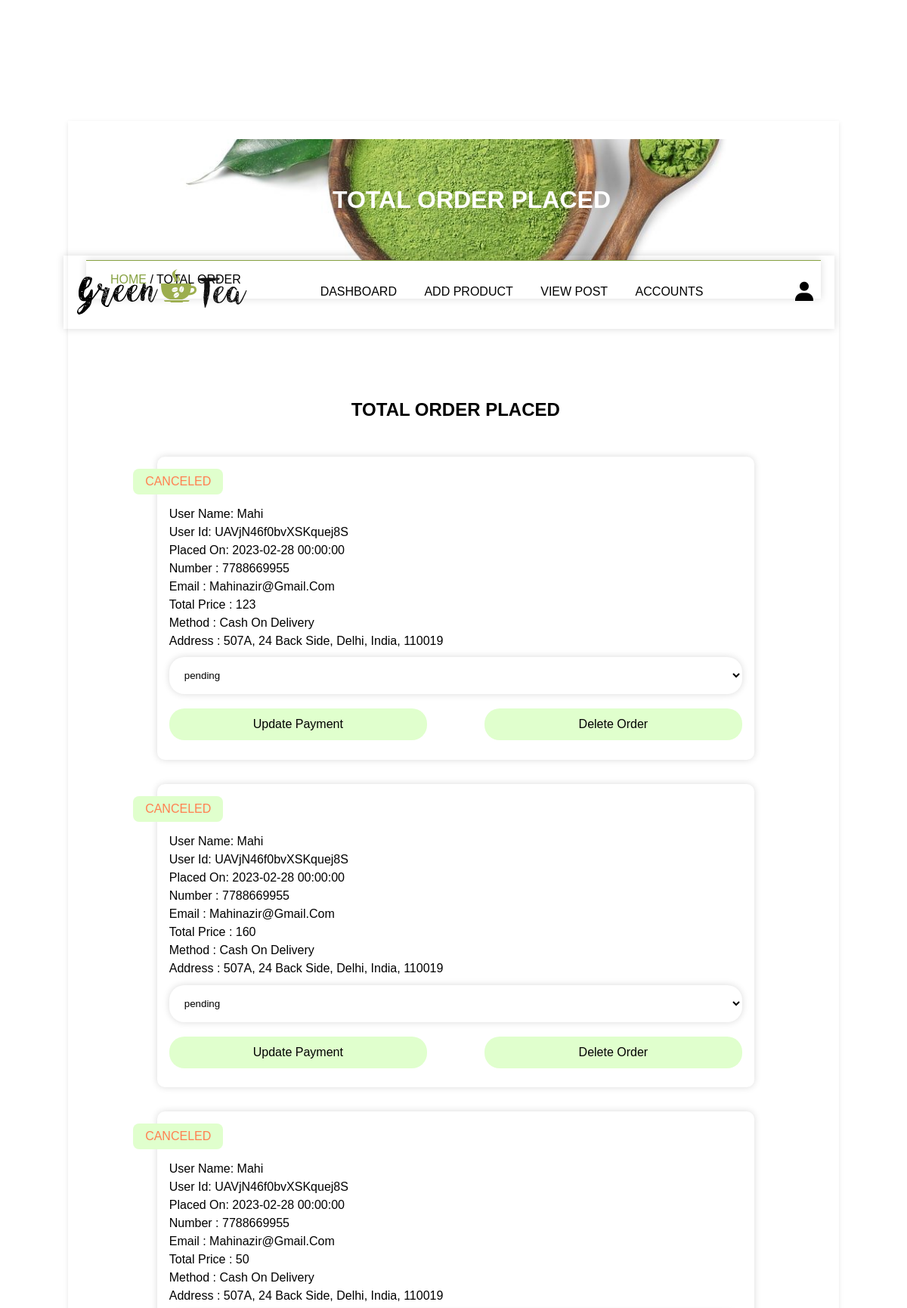
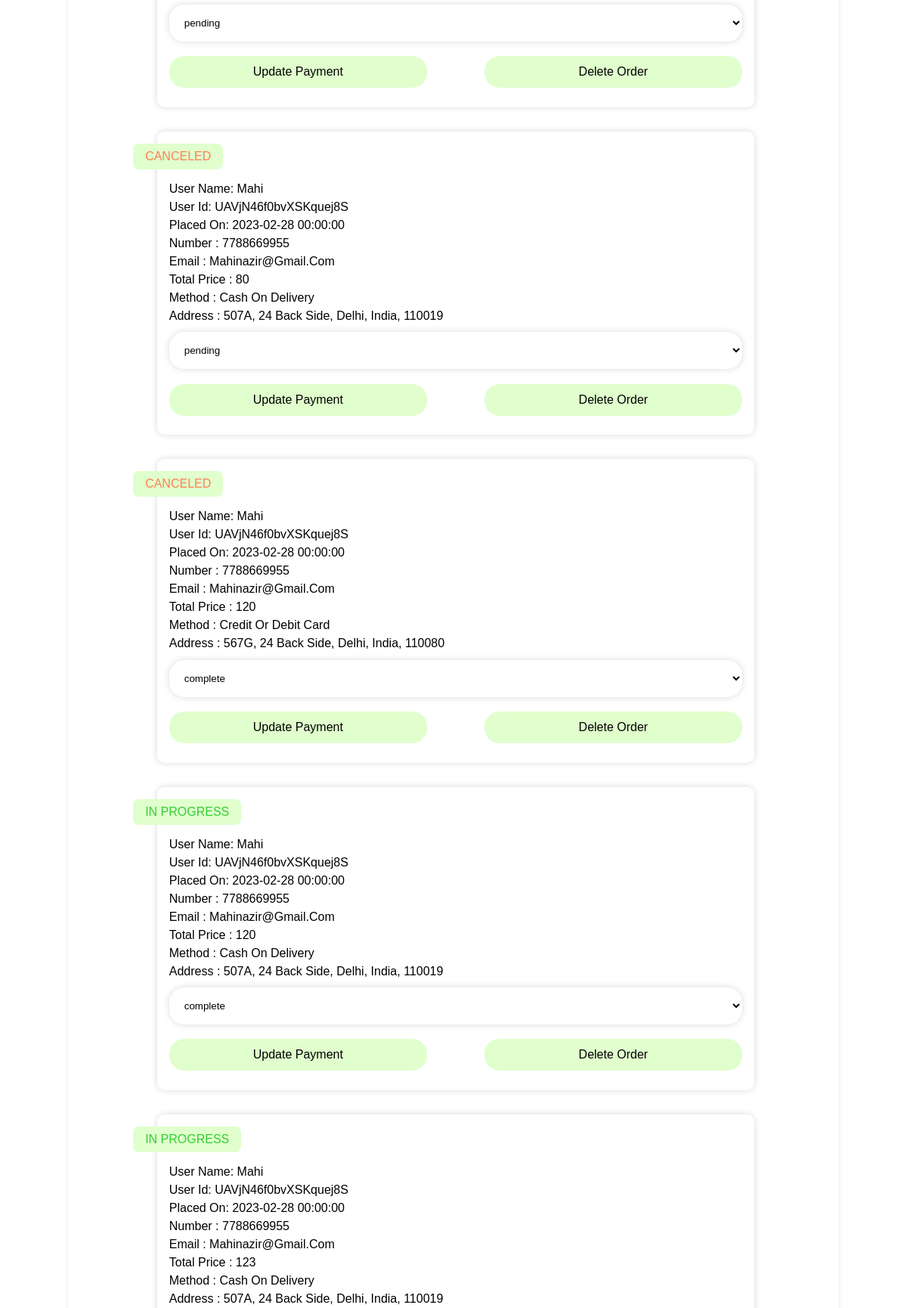
The app's page /store/admin_panel/admin/admin_order.php (signed in, upper part) with its own data (2 pictures, top to bottom).
### tables this page shows
CREATE TABLE `orders` (
  `id` varchar(20) NOT NULL,
  `user_id` varchar(20) NOT NULL,
  `name` varchar(50) NOT NULL,
  `number` varchar(10) NOT NULL,
  `email` varchar(50) NOT NULL,
  `address` varchar(200) NOT NULL,
  `address_type` varchar(10) NOT NULL,
  `method` varchar(50) NOT NULL,
  `product_id` varchar(20) NOT NULL,
  `price` varchar(10) NOT NULL,
  `qty` varchar(2) NOT NULL,
  `date` datetime NOT NULL DEFAULT current_timestamp(),
  `status` varchar(50) NOT NULL DEFAULT 'in progress',
  `payment_status` varchar(100) NOT NULL
);

### store/admin_panel/admin/admin_order.php (the view, shortened to what this page needs)
<?php
	include '../components/connection.php';
?>
<link rel="stylesheet" href="admin_style.css">
<!DOCTYPE html>
<html lang="en">
<head>
	<link href='https://unpkg.com/boxicons@2.1.2/css/boxicons.min.css' rel='stylesheet'>
</head>
<body>
		<?php include '../components/admin_header.php'; ?>
		<div class="main">
			<div class="banner">
				<h1>total order placed</h1>
			</div>
			<div class="title2">
				<a href="home.php">home </a><span>/ total order</span>
			</div>
		<section class="order-container">
			<h1 class="heading">total order placed</h1>
			<div class="box-container">
				<?php
					$select_orders = $conn->prepare("SELECT * FROM `orders` ");
					$select_orders->execute();
					if ($select_orders->rowCount() > 0) {
						while($fetch_orders = $select_orders->fetch(PDO::FETCH_ASSOC)){
				?>
				<div class="box">
					<div class="status" style="color: <?php if($fetch_orders['status'] == 'in progress'){echo 'limegreen'; }else{echo "coral";} ?>;"><?= $fetch_orders['status'] ?></div>
					<div class="detail">
						<p>user name: <span><?= $fetch_orders['name']; ?></span></p>
						<p>user id: <span><?php echo $fetch_orders['user_id']; ?></span></p>
						<p>placed on: <span><?= $fetch_orders['date']; ?></span></p>
						<p>number : <span><?php echo $fetch_orders['number']; ?></span></p>
						<p>email : <span><?php echo $fetch_orders['email']; ?></span></p>
						<p>total price : <span><?php echo $fetch_orders['price']; ?></span></p>
						<p>method : <span><?php echo $fetch_orders['method']; ?></span></p>
						<p>address : <span><?php echo $fetch_orders['address']; ?></span></p>
					</div>
					<form method="post">
						<select name="update_payment">
							<option disabled selected><?php echo $fetch_orders['payment_status']; ?></option>
						</select>
						<div class="flex-btn">
							<input type="submit" name="update_order" value="update payment" class="btn">
							<input type="submit" name="delete_order" value="delete order" class="btn" onclick="return confirm('delete this review');">
						</div>
					</form>
				</div>
				<?php
						}
					}else{
							echo '
								<div class="empty">
									<p>no order placed yet!</p>
								</div>
							';
					}
				?>
			</div>
		</section>
	</div>
</body>
</html>

### store/admin_panel/admin/admin_style.css (style rules this page uses)
* { margin: 0; padding: 0; box-sizing: border-box; }
:root { --green: #87a243; --light-green: #e0ffcd; --box-shadow: 0 0 10px rgb(0 0 0/15%); }
html { font-size: 16px; -ms-overflow-style: scrollbar; -webkkit-tap-highlight-color: transparent; font-family: sans-serif; --ms-text-size-adjust: 100%; -webkit-text-size-djust: 100%; }
body { background-image: url('../img/body-bg.jpg'); width: 100%; }
.main { width: 85vw; background: #fff; box-shadow: 0 2px 6px 0 rgb(0 0 0 / 10%); margin: 1rem auto; margin-top: 10rem; padding: 2%; }
a { text-decoration: none; }
.btn { line-height: 2; background-color: #e0ffcd; padding: 5px 35px; display: inline-block; border-radius: 20px; color: #000; text-transform: capitalize; font-family: inherit; font-size: 16px; cursor: pointer; user-select: none; position: relative; overflow: hidden; vertical-align: middle; transition: color 0.3s ease; z-index: 2; }
.btn::before { position: absolute; content: ''; left: 0; top: 0; background: var(--green); color: #fff; height: 100%; width: 0; z-index: -1; transition: width 0.3s ease; }
input, textarea, button, select { background-color: transparent; border-radius: 20px; padding: 1rem; border: none; outline: none; width: 100%; margin: .6rem 0; }
input[type='submit'] { cursor: pointer; }
.form-container input, select, textarea { background-color: transparent; box-shadow: var(--box-shadow); }
.box-container { display: grid; grid-template-columns: repeat(auto-fit, minmax(30rem, 1fr)); align-items: center; }
.box-container .box { margin: 1rem; }
.heading { text-align: center; text-transform: uppercase; padding: 1rem 0; color: var(--orange); margin-bottom: 1rem; }
section, .post-editor { width: 75vw; min-height: 100vh; background: var(--bg-color2); border-radius: 10px; padding: 4%; margin: 8% 4%; margin-bottom: 2%; }
.flex-btn { display: flex; }
.banner { background-image: url('../img/banner.jpg'); background-size: cover; background-position: center; background-color: var(--green); width: 100%; height: 20vh; text-align: center; display: flex; justify-content: center; align-items: center; }
.banner h1 { text-transform: uppercase; color: #fff; margin-left: 3rem; }
.title2 { border-top: 1px solid var(--green); padding: 1rem 2rem; text-transform: uppercase; box-shadow: var(--box-shadow); }
.title2 a { color: var(--green); }
.box-container { align-items: center; }
.order-container .box-container .box { box-shadow: var(--box-shadow); padding: 1rem; border-radius: 10px; position: relative; }
.order-container .flex-btn { display: flex; justify-content: space-between; }
.order-container .flex-btn .btn { width: 45%; text-align: center; border-radius: 20px; }
.order-container .status { position: absolute; left: -4%; text-transform: uppercase; font-size: 1rem; margin-bottom: 1rem; padding: .5rem 1rem; border-radius: .5rem; display: inline-block; margin-bottom: 1rem; background: var(--light-green); }
.order-container .detail { margin-top: 3rem; line-height: 1.5; color: var(--lightgay); text-transform: capitalize; }

### records on screen
orders: status "CANCELED", name "Mahi", user "UAVjN46f0bvXSKquej8S", date "2023-02-28 00:00:00", number "7788669955", email "Mahinazir@gmail.com", price "123", method "Cash On Delivery", address "507A, 24 Back Side, Delhi, India, 110019", update_payment "pending"
orders: status "CANCELED", name "Mahi", user "UAVjN46f0bvXSKquej8S", date "2023-02-28 00:00:00", number "7788669955", email "Mahinazir@gmail.com", price "160", method "Cash On Delivery", address "507A, 24 Back Side, Delhi, India, 110019", update_payment "pending"
orders: status "CANCELED", name "Mahi", user "UAVjN46f0bvXSKquej8S", date "2023-02-28 00:00:00", number "7788669955", email "Mahinazir@gmail.com", price "50", method "Cash On Delivery", address "507A, 24 Back Side, Delhi, India, 110019", update_payment "pending"
orders: status "CANCELED", name "Mahi", user "UAVjN46f0bvXSKquej8S", date "2023-02-28 00:00:00", number "7788669955", email "Mahinazir@gmail.com", price "80", method "Cash On Delivery", address "507A, 24 Back Side, Delhi, India, 110019", update_payment "pending"
orders: status "CANCELED", name "Mahi", user "UAVjN46f0bvXSKquej8S", date "2023-02-28 00:00:00", number "7788669955", email "Mahinazir@gmail.com", price "120", method "Credit Or Debit Card", address "567G, 24 Back Side, Delhi, India, 110080", update_payment "complete"
orders: status "IN PROGRESS", name "Mahi", user "UAVjN46f0bvXSKquej8S", date "2023-02-28 00:00:00", number "7788669955", email "Mahinazir@gmail.com", price "120", method "Cash On Delivery", address "507A, 24 Back Side, Delhi, India, 110019", update_payment "complete"
orders: status "IN PROGRESS", name "Mahi", user "UAVjN46f0bvXSKquej8S", date "2023-02-28 00:00:00", number "7788669955", email "Mahinazir@gmail.com", price "123", method "Cash On Delivery", address "507A, 24 Back Side, Delhi, India, 110019"
